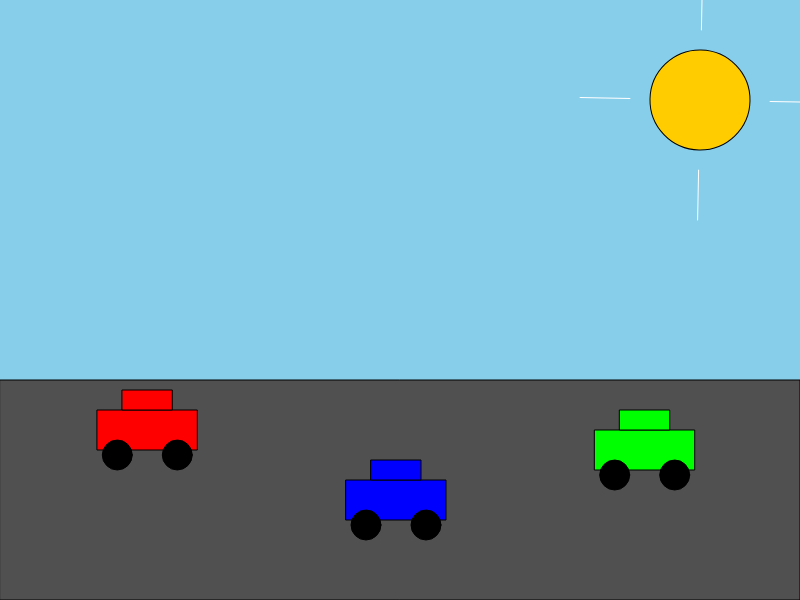
Frame 1 (no input)
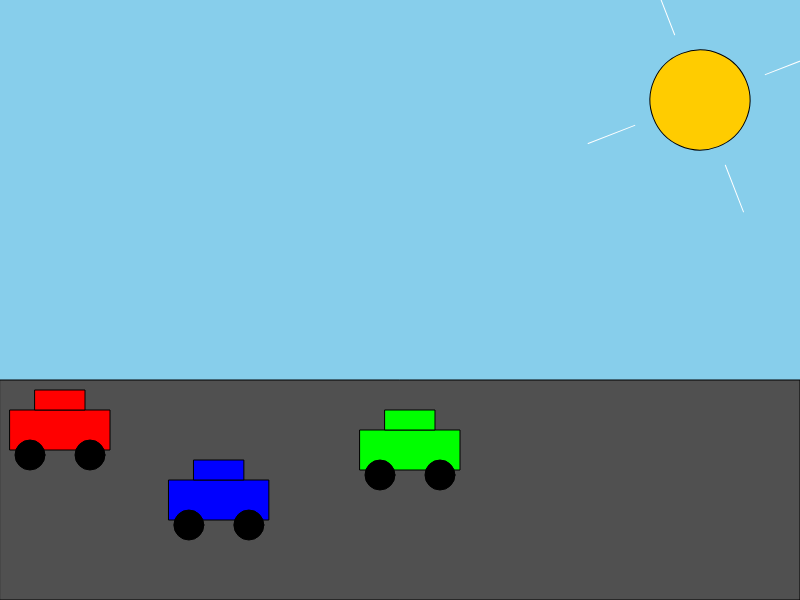
Frame 60 (no input)
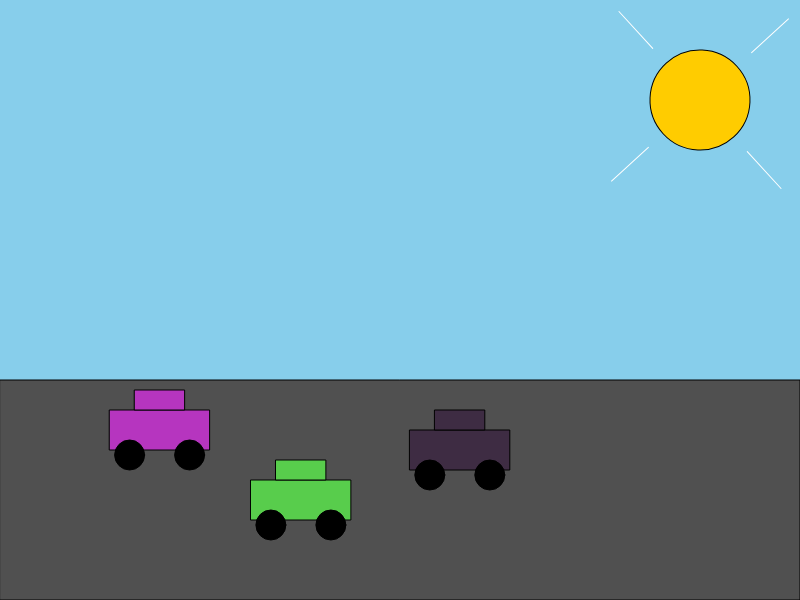
Frame 120 (the mouse pressed at the canvas centre since frame 60)

The p5.js sketch that drew these frames (run headless with seeded random() and noise() and a simulated clock; from frame 60 on, the mouse is pressed at the canvas centre):

// p5.js sketch
// ── sketch.js
/*
Name: Jai Gaston SS7-Jai G 
Title: Follow Me Cars OOP
Built From: Short Study #3

Instructions:
- Move your mouse to guide the cars
- Click to change the car colors
- Press S to stop the sun
- Press G to start the sun
*/
 

let cars = [];

let sunAngle = 0;
let sunMove = true;

function setup() {
  createCanvas(800, 600);

  // cars start in different places
  cars.push(new Car(150, 430, 255, 0, 0, -120));
  cars.push(new Car(400, 500, 0, 0, 255, 0));
  cars.push(new Car(650, 450, 0, 255, 0, 120));
}

function draw() {

  // sky
  background(135, 206, 235);

  // sun
  push();
  translate(700, 100);

  if (sunMove) {
    sunAngle += 0.02;
  }

  rotate(sunAngle);

  fill(255, 204, 0);
  circle(0, 0, 100);

  stroke(255);
  line(0, -70, 0, -120);
  line(0, 70, 0, 120);
  line(-70, 0, -120, 0);
  line(70, 0, 120, 0);

  pop();

  // road
  fill(80);
  rect(0, 380, width, 220);

  // show cars
  for (let i = 0; i < cars.length; i++) {
    cars[i].move();
    cars[i].display();
  }
}

// CAR CLASS
class Car {

  constructor(x, y, r, g, b, offset) {

    this.x = x;
    this.y = y;

    this.r = r;
    this.g = g;
    this.b = b;

    // keeps cars separated
    this.offset = offset;
  }

  // move car
  move() {

    // each car follows a different position
    this.x += ((mouseX + this.offset) - this.x) * 0.01;

    // keep cars on screen
    if (this.x < 60) {
      this.x = 60;
    }

    if (this.x > width - 60) {
      this.x = width - 60;
    }
  }

  // draw car
  display() {

    push();
    translate(this.x, this.y);

    fill(this.r, this.g, this.b);

    // car body
    rect(-50, -20, 100, 40);

    // top
    rect(-25, -40, 50, 20);

    // wheels
    fill(0);
    circle(-30, 25, 30);
    circle(30, 25, 30);

    pop();
  }

  // change color
  changeColor() {
    this.r = random(255);
    this.g = random(255);
    this.b = random(255);
  }
}

// click changes colors
function mousePressed() {

  for (let i = 0; i < cars.length; i++) {
    cars[i].changeColor();
  }
}

// stop/start sun
function keyPressed() {

  if (key === "s" || key === "S") {
    sunMove = false;
  }

  if (key === "g" || key === "G") {
    sunMove = true;
  }
}
